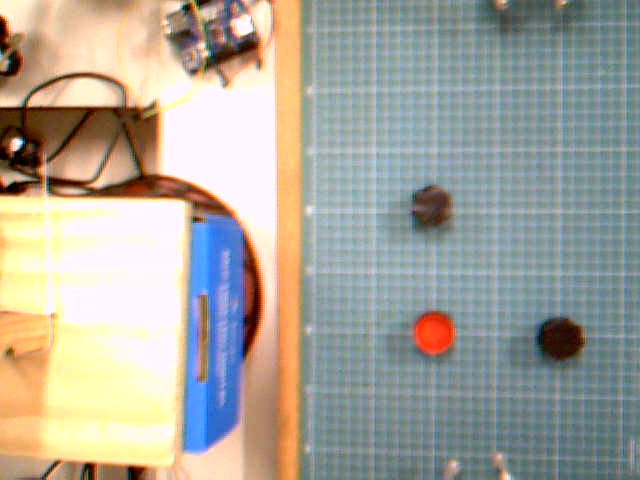
#> input picture Foto.jpg, 640 x 480 px
$ python testOfUse.py
#> lines starting #> are read from the running program, lines starting #| are printed output that depends on the picture; after the words box and inside, x2 and y2 are one past the last pixel; in counts of white or black regions, pixels touching at a corner belong together
#> further down, image is the input picture: shape (480, 640, 3); mean B, G, R 155.4, 165.9, 168.1
### rbClass.py
import cv2
import numpy as np

class Piece:
    def __init__(self, image, colorUpper, colorLower, flag):
#> called with colorUpper = array of shape (3,), colorLower = array of shape (3,), flag = 'r'
        self.image = image
        self.procImage = image
	self.colorUpper = colorUpper
	self.colorLower = colorLower
	self.flag = flag
        self.sumImage = self.image[0:480, 0:302]
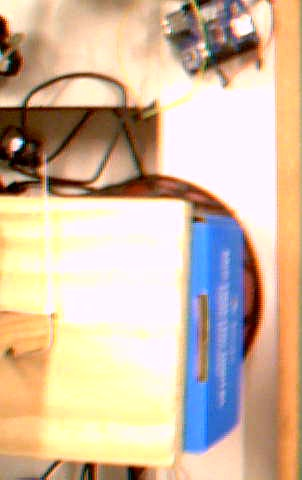
#> self.sumImage: shape (480, 302, 3); mean B, G, R 162.9, 187.4, 210
        self.contourArray = np.array([])
        self.pixelPX = 0
        self.pixelPY = 0
        self.spacePX = 0
        self.spacePY = 0

    def cropImage(self, save):
#> called with save = 1
        self.sumImage[:] = (255,255,255)
#> self.sumImage: shape (480, 302, 3); every value is 255
        self.procImage = self.image[0:480, 302:640]
        if save:
            cv2.imwrite("Cropped.jpg", self.procImage)
            cv2.imwrite("BlackSum.jpg", self.sumImage)


    def adjustGamma(self, gamma, save):
        # build a lookup table mapping the pixel values [0, 255] to
        # their adjusted gamma values
#> called with gamma = 0.7, save = 1
        inv_gamma= 1.0 / gamma
        table = np.array([((i / 255.0) ** inv_gamma) * 255
                        for i in np.arange(0, 256)]).astype("uint8")
        self.procImage = cv2.LUT(self.procImage, table)
        if save:
            cv2.imwrite("GammaApp.jpg", self.procImage)


    def turnSumBlack(self, save):
#> called with save = 1
        lower_black = np.array([0, 0, 0], dtype="uint16")
        upper_black = np.array([0, 0, 0], dtype="uint16")
        self.sumImage = cv2.inRange(self.sumImage, np.array([0,0,0]), np.array([0,0,0]))
#> self.sumImage: shape (480, 302); every value is 0
        if save:
            cv2.imwrite("SumImg.jpg", self.sumImage)


    def filterImage(self, save):
#> called with save = 1
        self.procImage = cv2.pyrMeanShiftFiltering(self.procImage, 25, 90)
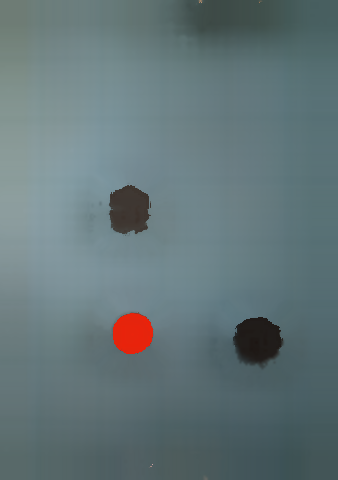
#> self.procImage: shape (480, 338, 3); mean B, G, R 120.8, 117.5, 99.5
        if save:
            cv2.imwrite("Blurred.jpg", self.procImage)

    def filterHSV(self, save):
#> called with save = 1
        self.procImage = cv2.cvtColor(self.procImage, cv2.COLOR_BGR2HSV)
#> self.procImage: shape (480, 338, 3); mean H, S, V 91.7, 52.3, 123
        if save:
            cv2.imwrite("HSV.jpg", self.procImage)

    def filterColorInHSV(self, save):
#> called with save = 1
        self.procImage = cv2.inRange(self.procImage, self.colorLower, self.colorUpper, self.image)
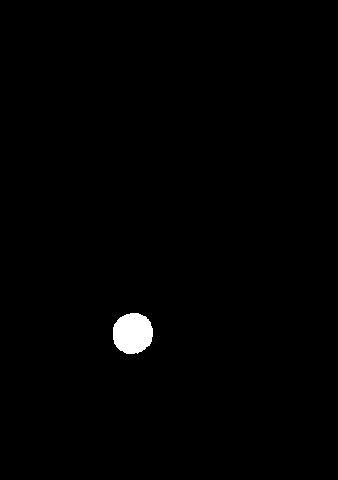
#> self.procImage: shape (480, 338); 0.81% white; 1 white region, box (x1, y1, x2, y2) and area: (113, 313, 153, 354) 1318
        if save:
            cv2.imwrite('ColorRange.jpg', self.procImage)

    def findColorContours(self):
        self.procImage = np.hstack([self.sumImage, self.procImage])
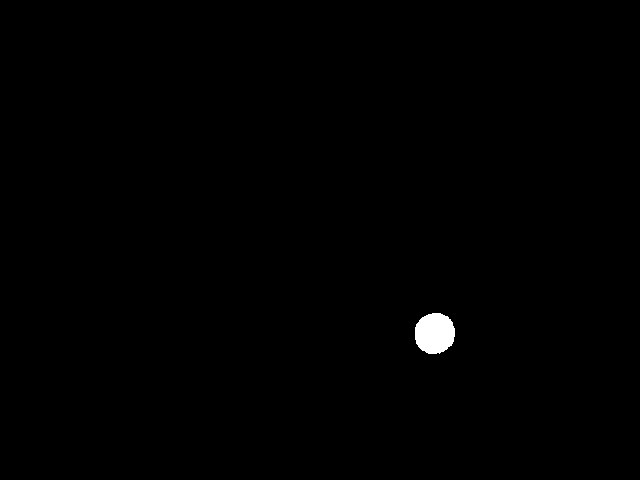
#> self.procImage: shape (480, 640); 0.43% white; 1 white region
        _, self.contourArray, hierarchy = cv2.findContours(self.procImage, cv2.RETR_LIST, cv2.CHAIN_APPROX_NONE)
#> self.contourArray = 1 contour; box (x1, y1, x2, y2) and area: (415, 313, 455, 354) 1258
        print ("Number of contours found in %c color: %d" %(self.flag, len(self.contourArray)))
#| Number of contours found in r color: 1

    def drawContoursInImage(self):
        cv2.drawContours(self.image, self.contourArray, -1, (0, 255,0), 4)
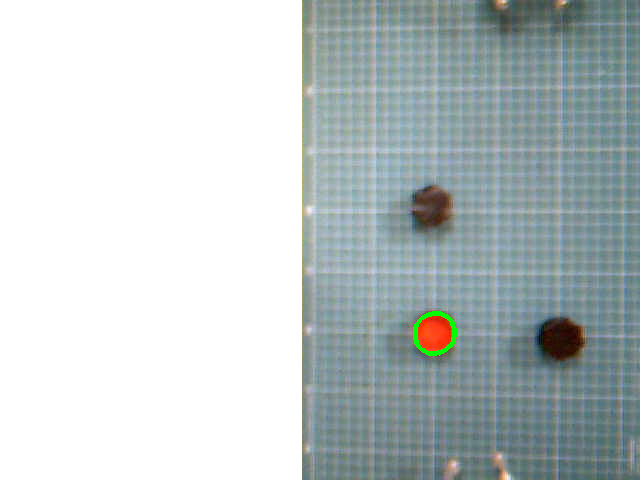
#> self.image: shape (480, 640, 3); mean B, G, R 198.7, 198.1, 189
        cv2.imwrite("FoundContours.jpg", self.image)

    def contourPositionInPixels(self):
        index = 0
        while (index < len(self.contourArray)):
            cnt = self.contourArray[index]
            try:
                moments = cv2.moments(cnt)
                self.pixelPY = int(moments['m10'] / moments['m00'])
                self.pixelPX = int(moments['m01'] / moments['m00'])
                break
            except:
                index = index + 1
#> this loop made 1 pass
#> (self.pixelPY, self.pixelPX) on pass 1: (434, 332)
#> after the loop, index = 0

    def returnCalibratedPositionInSpace(self):
        self.contourPositionInPixels()
        if len(self.contourArray) > 0:
            self.spacePX = -1* (self.pixelPX/18) + 23
#> self.spacePX = 5
            self.spacePY = -1 * (self.pixelPY/18) + 15
#> self.spacePY = -9
            print ("Coordinate x of the contour center (Color %c): %d" %(self.flag, self.spacePX))
#| Coordinate x of the contour center (Color r): 5
            print ("Coordinate y of the contour center (Color %c): %d" %(self.flag, self.spacePY))
#| Coordinate y of the contour center (Color r): -9
            return [self.spacePX, self.spacePY]
        else:
            print("No Contours Found in the Image")


### testOfUse.py
import cv2
import numpy as np
from rbClass import Piece


image = cv2.imread("Foto.jpg")

redLower = np.array([0,100,100], dtype="uint16")
redUpper = np.array([10,255,255], dtype="uint16")
redFlag = 'r'
redPiece = Piece(image, redUpper, redLower, redFlag)

blackLower = np.array([0, 0, 0], dtype = "uint16")
blackUpper = np.array([230, 255, 65], dtype = "uint16")
blackFlag = 'b'
blackPiece = Piece(image, blackUpper, blackLower, blackFlag)


redPiece.cropImage(1)
redPiece.adjustGamma(0.7, 1) #0.5 original -> less gamma means darker image, otherwise, clearer image
redPiece.turnSumBlack(1)
redPiece.filterImage(1)
redPiece.filterHSV(1)
redPiece.filterColorInHSV(1)
redPiece.findColorContours()
redPiece.drawContoursInImage()
x, y = redPiece.returnCalibratedPositionInSpace()
#> x = 5; y = -9
print("Main: %d %d" %(x, y))
#| Main: 5 -9

blackPiece.cropImage(1)
blackPiece.adjustGamma(0.7, 1) #0.5 original -> less gamma means darker image, otherwise, clearer image
blackPiece.turnSumBlack(1)
blackPiece.filterImage(1)
blackPiece.filterHSV(1)
#> in filterHSV (call 2), `self.procImage = cv2.cvtColor(self.procImage, cv2.COLOR_BGR2HSV)`: self.procImage: shape (480, 338, 3); mean H, S, V 91.7, 52.7, 123.4
blackPiece.filterColorInHSV(1)
#> in filterColorInHSV (call 2), `self.procImage = cv2.inRange(self.procImage, self.colorLower, self.col..`: self.procImage: shape (480, 338); 2% white; 6 white regions (4 under 20 px), largest, box (x1, y1, x2, y2) and area: (233, 317, 283, 366) 1818, (110, 185, 150, 233) 1481
blackPiece.findColorContours()
#> in findColorContours (call 2), `self.procImage = np.hstack([self.sumImage, self.procImage])`:
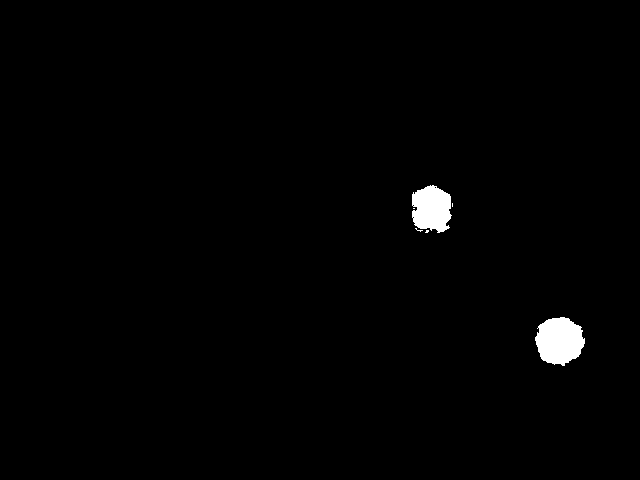
#> self.procImage: shape (480, 640); 1.1% white; 6 white regions (4 under 20 px)
#> in findColorContours (call 2), `_, self.contourArray, hierarchy = cv2.findContours(self.procImage, cv2..`: self.contourArray = 9 contours, 7 with area under 20; largest, box (x1, y1, x2, y2) and area: (535, 317, 585, 366) 1740, (412, 185, 452, 233) 1406
#| Number of contours found in b color: 9
blackPiece.drawContoursInImage()
#> in drawContoursInImage (call 2), `cv2.drawContours(self.image, self.contourArray, -1, (0, 255,0), 4)`:
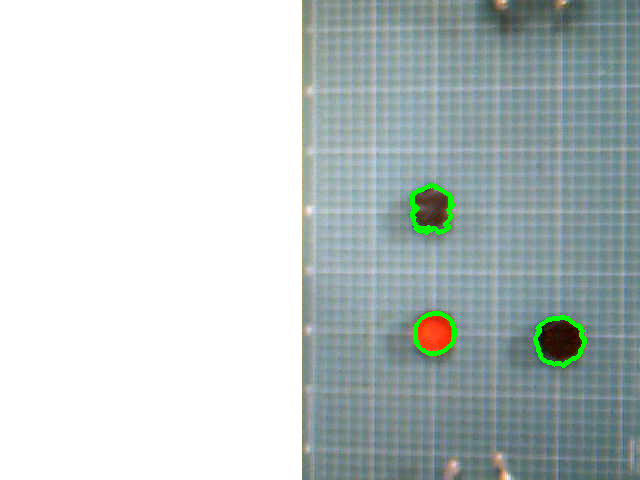
#> self.image: shape (480, 640, 3); 0.5% of pixels changed, all inside (x1, y1, x2, y2) = (410, 183, 587, 368)
xb, yb = blackPiece.returnCalibratedPositionInSpace()
#> the loop in contourPositionInPixels (call 2), `while (index < len(self.contourArray)):` made 1 pass
#> (self.pixelPY, self.pixelPX) on pass 1: (559, 340)
#| Coordinate x of the contour center (Color b): 5
#| Coordinate y of the contour center (Color b): -16
#> xb = 5; yb = -16
print("Main: %d %d" %(xb, yb))
#| Main: 5 -16
